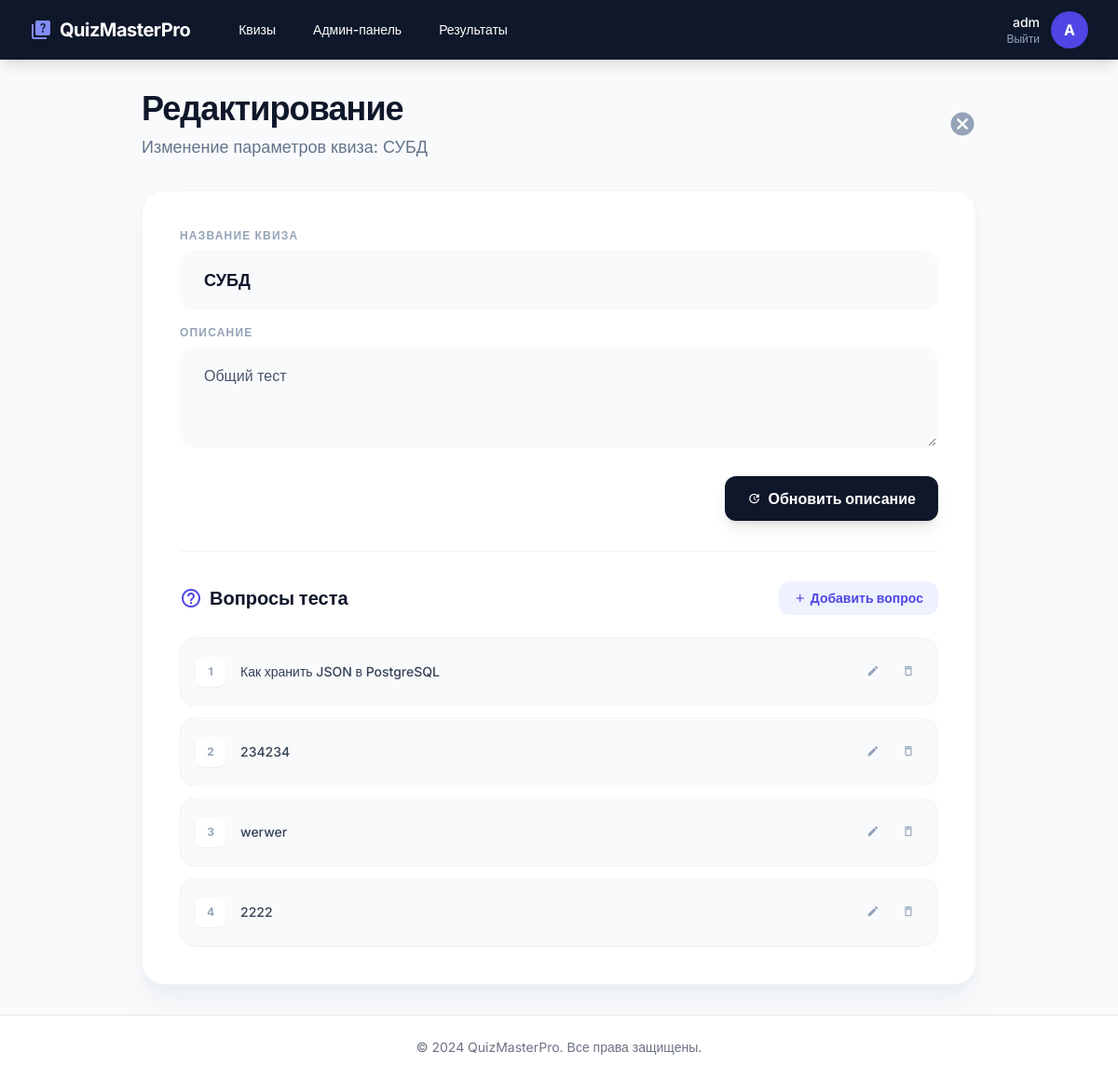
Page /admin/edit/1 (signed in) on the committed database.
### app/models.py (models this page shows, shortened)
class User(db.Model, UserMixin):
    id = db.Column(db.Integer, primary_key=True)
    username = db.Column(db.String(64), index=True, unique=True)
    password_hash = db.Column(db.String(128))
    is_admin = db.Column(db.Boolean, default=False)
    created_at = db.Column(db.DateTime, default=datetime.utcnow)

class Quiz(db.Model):
    id = db.Column(db.Integer, primary_key=True)
    title = db.Column(db.String(128), nullable=False)
    description = db.Column(db.Text)
    created_at = db.Column(db.DateTime, default=datetime.utcnow)
    created_by = db.Column(db.Integer, db.ForeignKey('user.id'))
    is_active = db.Column(db.Boolean, default=True)
    questions = db.relationship('Question', backref='quiz', lazy='dynamic', cascade='all, delete-orphan')

class Question(db.Model):
    id = db.Column(db.Integer, primary_key=True)
    quiz_id = db.Column(db.Integer, db.ForeignKey('quiz.id'))
    text = db.Column(db.Text, nullable=False)
    order = db.Column(db.Integer)
    answers = db.relationship('Answer', backref='question', lazy='dynamic', cascade='all, delete-orphan')

### app/routes/admin_routes.py (the view, shortened to what this page needs)
@admin_bp.route('/admin/edit/<int:quiz_id>', methods=['GET', 'POST'])
@admin_required
def edit_quiz(quiz_id):
    quiz = Quiz.query.get_or_404(quiz_id)
    questions = Question.query.filter_by(quiz_id=quiz_id).order_by(Question.order).all()
    logger.info(f'Admin {current_user.username} accessed edit quiz {quiz_id}')
    return render_template('admin/edit_quiz.html', quiz=quiz, questions=questions)

### app/__init__.py (called while the page is built)
def create_app():
    app = Flask(__name__)
    app.config.from_object(Config)
    db.init_app(app)
    login_manager.init_app(app)
    login_manager.login_view = 'auth.login'
    from app.routes.main import main_bp
    from app.routes.auth_routes import auth_bp
    from app.routes.quiz_routes import quiz_bp
    from app.routes.admin_routes import admin_bp
    app.register_blueprint(main_bp)
    app.register_blueprint(auth_bp, url_prefix='/auth')
    app.register_blueprint(quiz_bp, url_prefix='/quizzes')
    app.register_blueprint(admin_bp)
    @login_manager.user_loader
    def load_user(user_id):
        from app.models import User
        return User.query.get(int(user_id))
    return app

### app/routes/admin_routes.py (called while the page is built)
def admin_required(f):
    @wraps(f)
    def decorated_function(*args, **kwargs):
        if not current_user.is_authenticated or not current_user.is_admin:
            logger.warning(f'Unauthorized access attempt by {current_user.username if current_user.is_authenticated else "anonymous"} to admin route')
            flash('Access denied. Admin privileges required.', 'error')
            return redirect(url_for('auth.login'))
        return f(*args, **kwargs)
    return decorated_function

### app/templates/admin/edit_quiz.html (shortened to what this page needs)
{% extends "base.html" %}
{% block content %}
<div class="max-w-4xl mx-auto space-y-8">
    <div class="flex items-center justify-between">
        <div>
            <h1 class="text-4xl font-black text-slate-900 tracking-tight">Редактирование</h1>
            <p class="text-slate-500 mt-2 text-lg">Изменение параметров квиза: {{ quiz.title }}</p>
        </div>
        <a href="{{ url_for('admin.dashboard') }}" class="text-slate-400 hover:text-slate-600 transition-colors">
            <span class="material-icons text-3xl">cancel</span>
        </a>
    </div>
    <div class="bg-white rounded-3xl shadow-xl shadow-slate-200/50 border border-slate-100 overflow-hidden">
        <div class="p-8 sm:p-10 space-y-8">
            <form action="{{ url_for('admin.edit_quiz', quiz_id=quiz.id) }}" method="POST" class="space-y-6">
                <div class="space-y-4">
                    <div>
                        <label for="title" class="block text-xs font-bold text-slate-400 uppercase tracking-widest mb-2">Название квиза</label>
                        <input type="text" id="title" name="title" value="{{ quiz.title }}"
                            class="w-full px-6 py-4 bg-slate-50 border-2 border-transparent focus:border-indigo-500 focus:bg-white rounded-2xl transition-all outline-none text-lg font-bold text-slate-900" required>
                    </div>
                    <div>
                        <label for="description" class="block text-xs font-bold text-slate-400 uppercase tracking-widest mb-2">Описание</label>
                        <textarea id="description" name="description" rows="3"
                            class="w-full px-6 py-4 bg-slate-50 border-2 border-transparent focus:border-indigo-500 focus:bg-white rounded-2xl transition-all outline-none text-slate-600">{{ quiz.description or '' }}</textarea>
                    </div>
                </div>
                <div class="flex justify-end">
                    <button type="submit" class="inline-flex items-center px-6 py-3 bg-slate-900 hover:bg-slate-800 text-white font-bold rounded-xl transition-all shadow-lg">
                        <span class="material-icons mr-2 text-sm">update</span>
                        Обновить описание
                    </button>
                </div>
            </form>
            <div class="pt-8 border-t border-slate-100">
                <div class="flex items-center justify-between mb-6">
                    <h3 class="text-xl font-bold text-slate-900 flex items-center">
                        <span class="material-icons text-indigo-600 mr-2">help_outline</span>
                        Вопросы теста
                    </h3>
                    <a href="{{ url_for('admin.edit_question', quiz_id=quiz.id, question_order=questions|length + 1) }}"
                       class="inline-flex items-center px-4 py-2 bg-indigo-50 text-indigo-600 hover:bg-indigo-100 font-bold rounded-xl transition-colors text-sm">
                        <span class="material-icons text-sm mr-1">add</span>
                        Добавить вопрос
                    </a>
                </div>
                <div class="space-y-3">
                    {% for question in questions %}
                        <div class="flex items-center justify-between p-4 bg-slate-50 rounded-2xl border border-slate-100 group hover:border-indigo-200 transition-all">
                            <div class="flex items-center">
                                <span class="w-8 h-8 flex items-center justify-center bg-white rounded-lg text-xs font-bold text-slate-400 mr-4 shadow-sm">
                                    {{ loop.index }}
                                </span>
                                <span class="text-sm font-medium text-slate-700 truncate max-w-md">{{ question.text }}</span>
                            </div>
                            <div class="flex items-center space-x-2">
                                <a href="{{ url_for('admin.edit_question', quiz_id=quiz.id, question_order=loop.index) }}"
                                   class="p-2 text-slate-400 hover:text-indigo-600 transition-colors">
                                    <span class="material-icons text-sm">edit</span>
                                </a>
                                <button class="p-2 text-slate-400 hover:text-rose-500 transition-colors">
                                    <span class="material-icons text-sm">delete_outline</span>
                                </button>
                            </div>
                        </div>
                    {% endfor %}
                </div>
            </div>
        </div>
    </div>
</div>
{% endblock %}

### app/templates/base.html (shortened to what this page needs)
<!DOCTYPE html>
<html lang="en">
<head>
    <script src="https://cdn.tailwindcss.com"></script>
</head>
<body class="bg-gray-50 min-h-screen flex flex-col">
    <nav class="bg-slate-900 text-white shadow-lg">
        <div class="max-w-7xl mx-auto px-4 sm:px-6 lg:px-8">
            <div class="flex justify-between h-16 items-center">
                <div class="flex items-center">
                    <a href="{{ url_for('main.index') }}" class="flex items-center space-x-2 text-xl font-bold tracking-tight">
                        <span class="material-icons text-indigo-400">quiz</span>
                        <span>QuizMasterPro</span>
                    </a>
                    <div class="hidden md:block ml-10">
                        <div class="flex items-baseline space-x-4">
                            {% if current_user.is_authenticated %}
                                <a href="{{ url_for('quiz.list_quizzes') }}" class="px-3 py-2 rounded-md text-sm font-medium hover:bg-slate-800 transition">Квизы</a>
                                {% if current_user.is_admin %}
                                    <a href="{{ url_for('admin.dashboard') }}" class="px-3 py-2 rounded-md text-sm font-medium hover:bg-slate-800 transition">Админ-панель</a>
                                    <a href="{{ url_for('admin.results_overview') }}" class="px-3 py-2 rounded-md text-sm font-medium hover:bg-slate-800 transition">Результаты</a>
                                {% endif %}
                            {% endif %}
                        </div>
                    </div>
                </div>
                <div class="flex items-center space-x-4">
                    {% if current_user.is_authenticated %}
                        <div class="flex items-center space-x-3">
                            <div class="flex flex-col items-end">
                                <span class="text-sm font-medium">{{ current_user.username }}</span>
                                <a href="{{ url_for('auth.logout') }}" class="text-xs text-slate-400 hover:text-white transition">Выйти</a>
                            </div>
                            <div class="h-10 w-10 rounded-full bg-indigo-600 flex items-center justify-center font-bold text-white shadow-inner">
                                {{ current_user.username[0] | upper }}
                            </div>
                        </div>
                    {% else %}
                        <a href="{{ url_for('auth.login') }}" class="bg-indigo-600 hover:bg-indigo-700 px-4 py-2 rounded-lg text-sm font-semibold transition shadow-md">Войти</a>
                    {% endif %}
                </div>
            </div>
        </div>
    </nav>
    <main class="flex-grow py-8">
        <div class="max-w-7xl mx-auto px-4 sm:px-6 lg:px-8">
            {% block content %}{% endblock %}
        </div>
    </main>
    <footer class="bg-white border-t py-6 mt-auto">
        <div class="container mx-auto px-4 text-center text-gray-500 text-sm">
            &copy; 2024 QuizMasterPro. Все права защищены.
        </div>
    </footer>
</body>
</html>

### app/templates/base.html (style rules this page uses)
body { font-family: 'Inter', sans-serif; }

### rows in the picture
User: username "adm", username "A"
Quiz: title "СУБД", description "Общий тест"
Question: text "Как хранить JSON в PostgreSQL"
Question: text "234234"
Question: text "werwer"
Question: text "2222"
